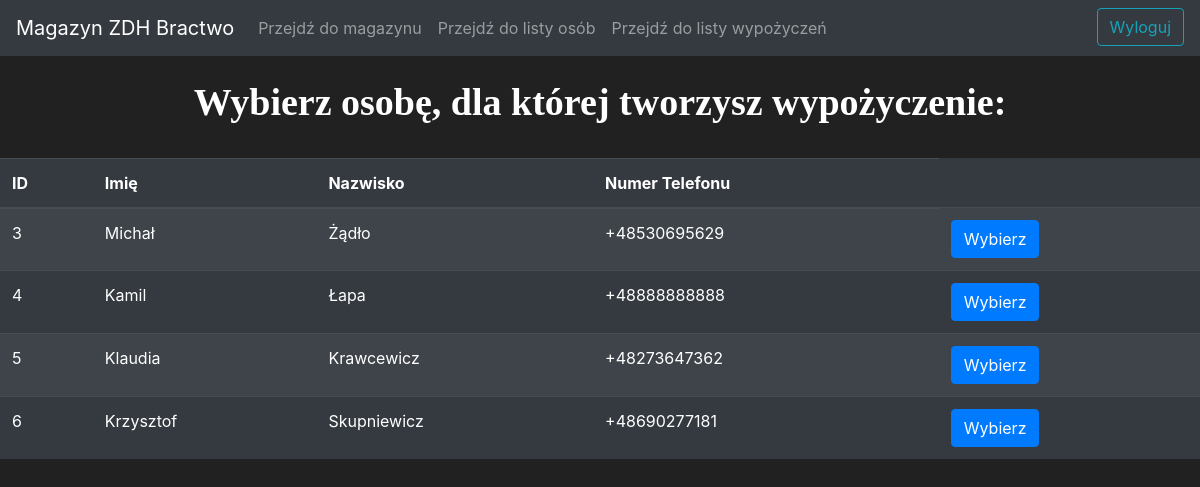
/persons/choose (signed in), run on the app's committed database.
### app.py (models this page shows, shortened)
class Person(db.Model):
    id = db.Column(db.Integer(), primary_key = True)
    name = db.Column(db.String(length=30), nullable = False)
    surname = db.Column(db.String(length=30), nullable = False)
    phone = db.Column(db.String(length=12), nullable = False, unique = True)

### app.py (the view)
@app.route('/persons/choose', methods=['GET'])
@login_required
def choose_person_list():
    persons = Person.query.all()
    return render_template('rental_person_choose.html', persons=persons)

### app.py (called while the page is built)
@login_manager.user_loader
def load_user(user_id):
    return User.query.get(int(user_id))

### templates/rental_person_choose.html (shortened to what this page needs)
{% extends "template_main.html" %}
{% block content %}
<br>
<h1 style="font-family: Calibri; font-size: 38px; font-weight: 600; text-align: center;">
    Wybierz osobę, dla której tworzysz wypożyczenie:
</h1>
{% endblock %}
{%block table %}
    <table class="table table-striped table-dark">
    <thead>
        <tr>
        <th scope="col">ID</th>
        <th scope="col">Imię</th>
        <th scope="col">Nazwisko</th>
        <th scope="col">Numer Telefonu</th>
        </tr>
    </thead>
    <tbody>
        {% for person in persons %}
                    <tr>
                        <td>{{ person.id }}</td>
                        <td>{{ person.name }}</td>
                        <td>{{ person.surname }}</td>
                        <td>{{ person.phone }}</td>
                        <td>
                            <a href="{{ url_for('choose_person_page', id=person.id) }}" class="btn btn-outline btn-primary">Wybierz</a>
                        </td>
                    </tr>
        {% endfor %}
    </tbody>
    </table>
{%endblock%}

### templates/template_main.html (style rules this page uses)
body { background-color: #212121; color: white }

### data on the page
Person: id "3", name "Michał", surname "Żądło", phone "+48530695629"
Person: id "4", name "Kamil", surname "Łapa", phone "+48888888888"
Person: id "5", name "Klaudia", surname "Krawcewicz", phone "+48273647362"
Person: id "6", name "Krzysztof", surname "Skupniewicz", phone "+48690277181"
